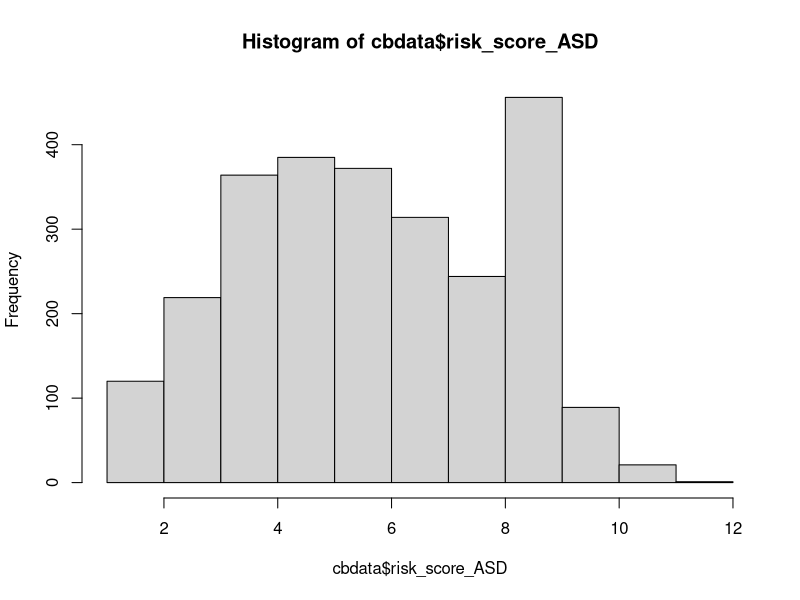
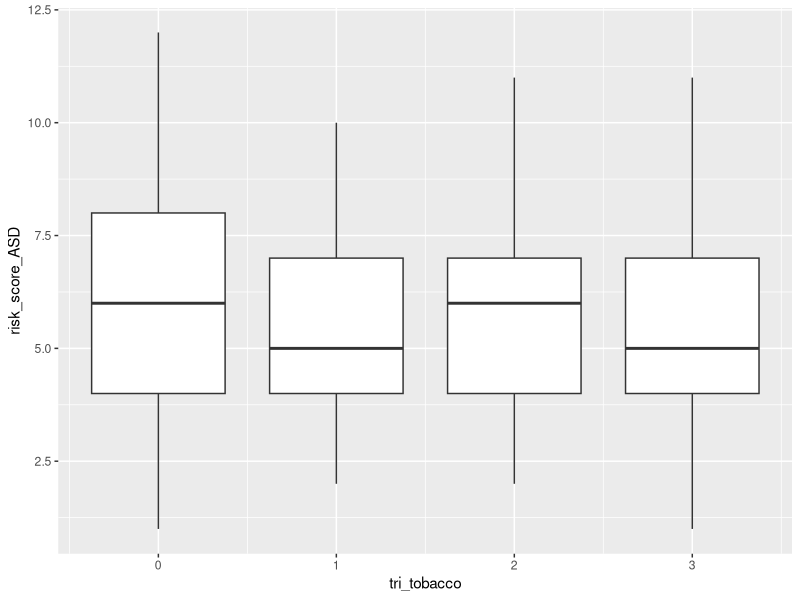
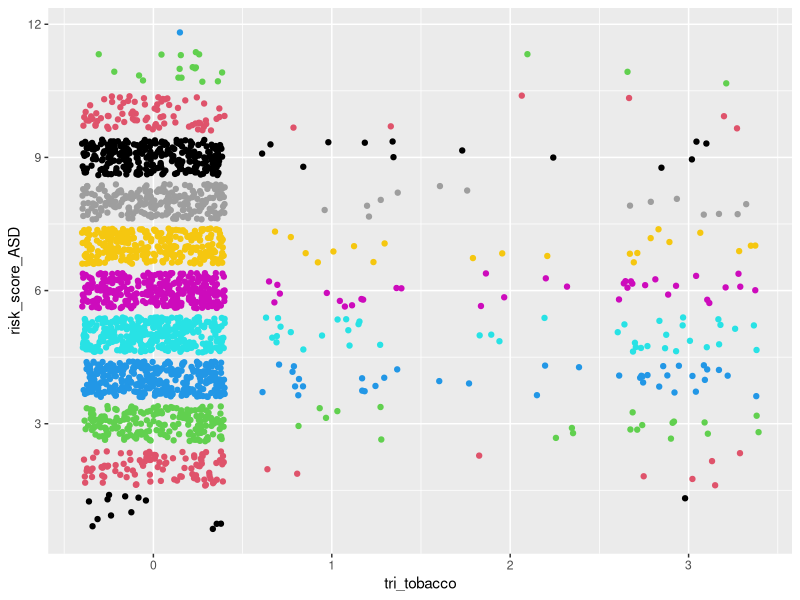
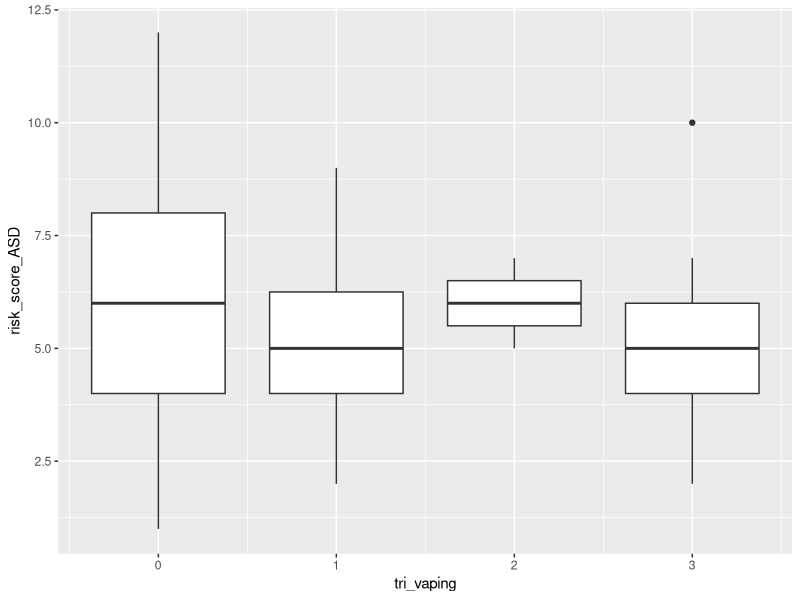
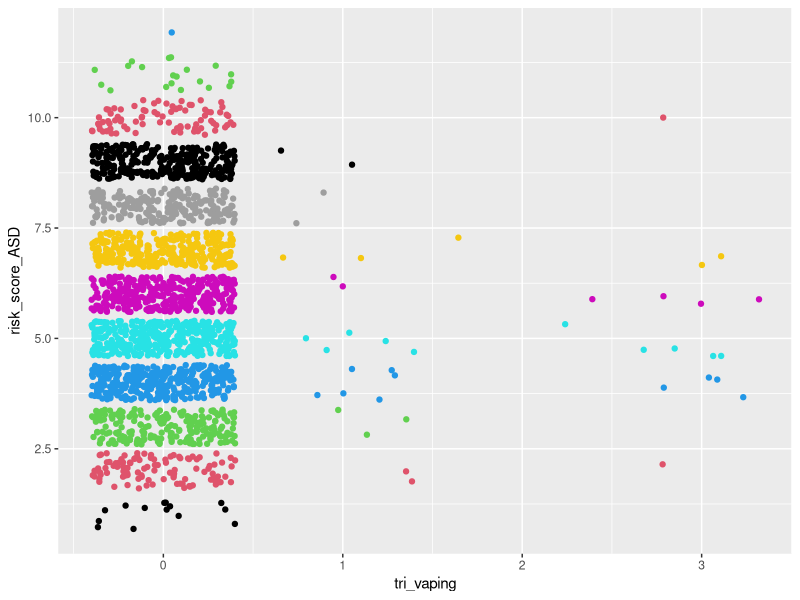
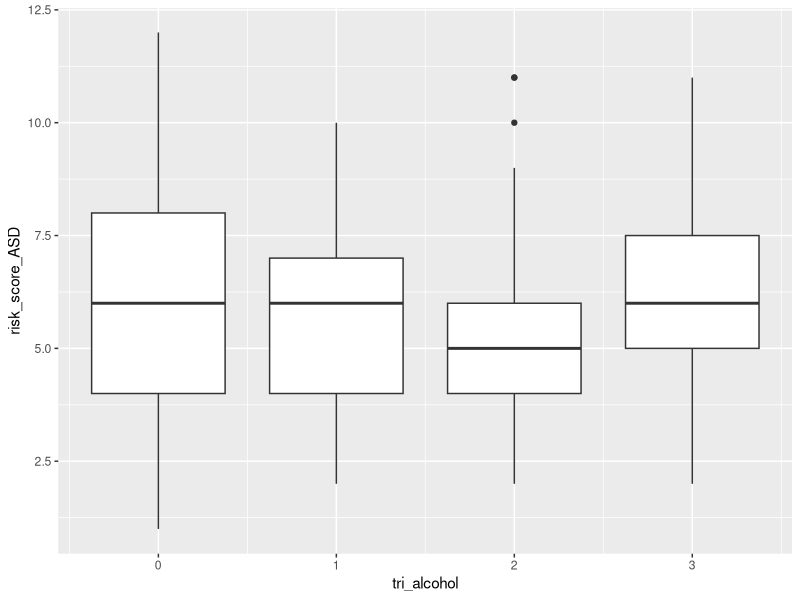
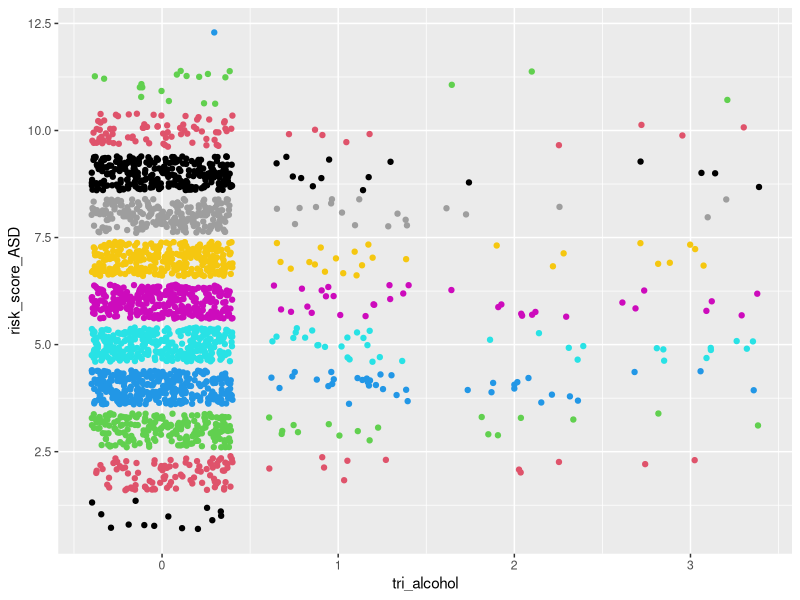
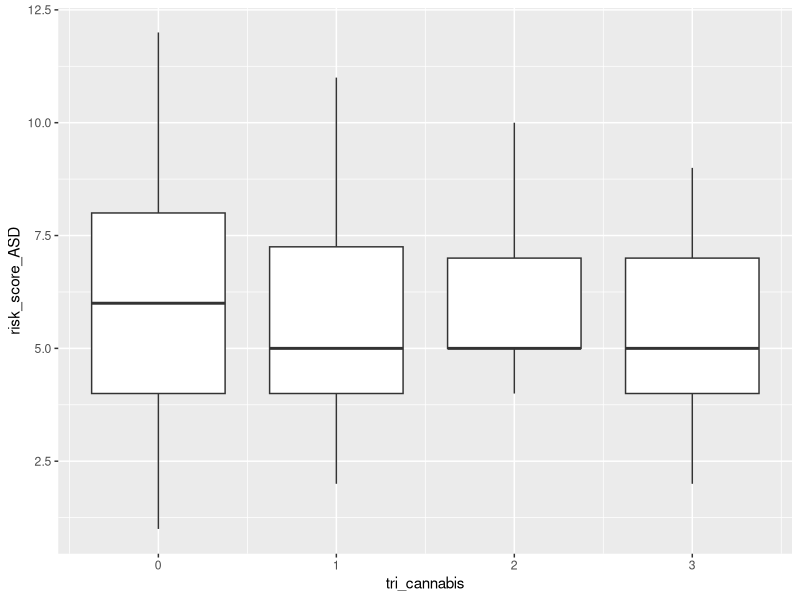

The R source for these figures, in order:
## ---- chunk 1
#load packages
library(readr)
library(dplyr)
library(stringr)
## ---- chunk 2
#load data
cbdata <- read_csv("ChatterBabyData.csv")
## ---- chunk 3
mean(cbdata$risk_score_ASD)
var(cbdata$risk_score_ASD)
hist(cbdata$risk_score_ASD)
## ---- chunk 4
which(colnames(cbdata) == "mat_dep"):which(colnames(cbdata) == "momfever")
cbdata[,c(109:116)][is.na(cbdata[,c(109:116)])] <- 0

cbdata$art[is.na(cbdata$art)] <- 0 
cbdata$asd_genetic[is.na(cbdata$asd_genetic)] <- 0 

#fix some NA's in totalpregnancies by setting to number of live births
cbdata$totalpregnancies[which(is.na(cbdata$totalpregnancies) == TRUE & is.na(cbdata$momlivebirths) == FALSE)] <- 
cbdata$momlivebirths[which(is.na(cbdata$totalpregnancies) == TRUE & is.na(cbdata$momlivebirths) == FALSE)]

#fix some NA's in totalpregnancies by setting to 1 if no siblings and not adopted
cbdata$totalpregnancies[which(is.na(cbdata$totalpregnancies) == TRUE & cbdata$birthordertotal == 0 & cbdata$adoption == 0)] <- 1

# set live births to number of total pregnancies 
# if number of total pregnancies = number of total siblings + 1(baby)
# so as to not include miscarriages
cbdata$momlivebirths[which((is.na(cbdata$momlivebirths) == TRUE) &
                           (cbdata$totalpregnancies == (cbdata$birthordertotal + 1)))] <-
  cbdata$totalpregnancies[which((is.na(cbdata$momlivebirths) == TRUE) & 
                                (cbdata$totalpregnancies == (cbdata$birthordertotal + 1)))]

# set live births to number of total pregnancies 
# if number of total pregnancies = number of full siblings + 1(baby) 
# so as to not include miscarriages (where birthordertotal = 0 because of NA in olderhalfsiblings)
cbdata$momlivebirths[which((is.na(cbdata$momlivebirths) == TRUE) &
                           (cbdata$totalpregnancies == (cbdata$numberfullsiblings + 1)))] <-
  cbdata$totalpregnancies[which((is.na(cbdata$momlivebirths) == TRUE) & 
                                (cbdata$totalpregnancies == (cbdata$numberfullsiblings + 1)))]

# set live births to number of full siblings + 1
# if number of total pregnancies > number of full siblings and 
# number of older half siblings = 0 so as to not include children only from father and miscarriages
cbdata$momlivebirths[which((is.na(cbdata$momlivebirths) == TRUE) & 
                           (cbdata$totalpregnancies > cbdata$numberfullsiblings) &
                           cbdata$olderhalfsiblings == 0 )] <-
  cbdata$numberfullsiblings[which((is.na(cbdata$momlivebirths) == TRUE) & 
                                  (cbdata$totalpregnancies > cbdata$numberfullsiblings) &
                                  cbdata$olderhalfsiblings == 0 )] + 1
## ---- chunk 5
# classify as post partum psychosis
cbdata <- cbdata %>% mutate(maternalpregnancyproblems___20 = replace(maternalpregnancyproblems___20, maternalpregnancyproblems_other == "post partum anxiety" | maternalpregnancyproblems_other == "Post partum anxiety" | maternalpregnancyproblems_other == "Post-partum anxiety" | maternalpregnancyproblems_other == "Postpartum hemorrhaging" | maternalpregnancyproblems_other == "Perinatal anxiety",1))
cbdata <- cbdata %>% mutate(maternalpregnancyproblems_other = replace(maternalpregnancyproblems_other, maternalpregnancyproblems_other == "post partum anxiety" | maternalpregnancyproblems_other == "Post partum anxiety" | maternalpregnancyproblems_other == "Post-partum anxiety" | maternalpregnancyproblems_other == "Postpartum hemorrhaging" | maternalpregnancyproblems_other == "Perinatal anxiety", NA ))

# classify as Chorioamnionitis 
cbdata <- cbdata %>% mutate(maternalpregnancyproblems___21 = replace(maternalpregnancyproblems___21, maternalpregnancyproblems_other == "Chorioamnionitis", 1))
cbdata <- cbdata %>% mutate(maternalpregnancyproblems_other = replace(maternalpregnancyproblems_other, maternalpregnancyproblems_other == "Chorioamnionitis", NA))

# classify as bleeding
cbdata <- cbdata %>% mutate(maternalpregnancyproblems___14 = replace(maternalpregnancyproblems___14, maternalpregnancyproblems_other == "Unusual pain in the abdomen, stress, miscarriage probability, bleeding.", 1))
cbdata <- cbdata %>% mutate(maternalpregnancyproblems_other = replace(maternalpregnancyproblems_other, maternalpregnancyproblems_other == "Unusual pain in the abdomen, stress, miscarriage probability, bleeding.", NA))

# classify as preterm labor
cbdata <- cbdata %>% mutate(maternalpregnancyproblems___11 = replace(maternalpregnancyproblems___11, maternalpregnancyproblems_other == "Early contractions with diction starting at 30 weeks. I received steroid shot to develop baby's lungs faster.", 1))
cbdata <- cbdata %>% mutate(maternalpregnancyproblems_other = replace(maternalpregnancyproblems_other, maternalpregnancyproblems_other == "Early contractions with diction starting at 30 weeks. I received steroid shot to develop baby's lungs faster.", NA))

# classify as History of recurrent miscarriage/ recurrent pregnancy loss 
cbdata <- cbdata %>% mutate(maternalpregnancyproblems___10 = replace(maternalpregnancyproblems___10, maternalpregnancyproblems_other == "Prior full term stillbirth; had double nuchal cord resulting in emergent csection at 36 weeks", 1))
cbdata <- cbdata %>% mutate(maternalpregnancyproblems_other = replace(maternalpregnancyproblems_other, maternalpregnancyproblems_other == "Prior full term stillbirth; had double nuchal cord resulting in emergent csection at 36 weeks", NA))

# classify as hypertension
cbdata <- cbdata %>% mutate(maternalpregnancyproblems___9 = replace(maternalpregnancyproblems___9, maternalpregnancyproblems_other == "Protein in urine day of induction and hypertension only at 38 weeks" | maternalpregnancyproblems_other == "Mild hypertension at 37 weeks", 1))
cbdata <- cbdata %>% mutate(maternalpregnancyproblems_other = replace(maternalpregnancyproblems_other, maternalpregnancyproblems_other == "Protein in urine day of induction and hypertension only at 38 weeks"| maternalpregnancyproblems_other == "Mild hypertension at 37 weeks", 1))

# classify as 13, Placental abruption
cbdata <- cbdata %>% mutate(maternalpregnancyproblems___13 = replace(maternalpregnancyproblems___13, maternalpregnancyproblems_other == "Calcified placenta" | maternalpregnancyproblems_other == "Placenta calcification" | maternalpregnancyproblems_other == "Placenta hematoma" | maternalpregnancyproblems_other == "placental aging" | maternalpregnancyproblems_other == "Underperfusion placenta" , 1))
cbdata <- cbdata %>% mutate(maternalpregnancyproblems_other = replace(maternalpregnancyproblems_other, maternalpregnancyproblems_other == "Calcified placenta" | maternalpregnancyproblems_other == "Placenta calcification" | maternalpregnancyproblems_other == "Placenta hematoma" | maternalpregnancyproblems_other == "placental aging"| maternalpregnancyproblems_other == "Underperfusion placenta", NA))

# Get rid of the column 
cbdata$maternalpregnancyproblems_other <- NULL
## ---- chunk 6
# Convert all Mom Trauma NA's to 0: 
cbdata$mom_trauma[is.na(cbdata$mom_trauma)] <- 0 
## ---- chunk 7
# Getting rid of column
cbdata$mat_mental_health_other = NULL
# Cleaning that can be put into other columns
cbdata[c(216, 520, 598, 1089),115] = 1
cbdata[240,83] = 1
cbdata[499,85] = 1
cbdata[c(1683, 2245), 111] = 1

# Multiple entries for one person
cbdata[912, c(227, 232)] = 1
cbdata[915, c(228, 231, 232)] = 1
cbdata[1667, c(112, 231)] = 1
cbdata[2579, c(112, 113, 230, 231)] = 1
cbdata[c(76, 2501), c(111, 112)] = 1
## ---- chunk 8
cbdata %>% mutate(mathealth_count = matmentalhealth___1 + matmentalhealth___2 + matmentalhealth___3 + matmentalhealth___4 + matmentalhealth___5 + matmentalhealth___6 + matmentalhealth___7)
## ---- chunk 9
# Cutting off Baby Age at 5 years old
cbdata$babyage = ifelse(cbdata$babyage <= 1825, cbdata$babyage, NA)
## ---- chunk 10
predata <- cbdata %>% select(babyage, momsdeliveryage, momsedu, sex, art, artmethod___1,
                          artmethod___7, artmethod___6, artmethod___2, artmethod___3,
                          artmethod___4, artmethod___5, mom_trauma,
                          maternalpregnancyproblems___1, maternalpregnancyproblems___2,
                          maternalpregnancyproblems___3, maternalpregnancyproblems___15,
                          maternalpregnancyproblems___21, maternalpregnancyproblems___16,
                          maternalpregnancyproblems___4, maternalpregnancyproblems___5,
                          maternalpregnancyproblems___6, maternalpregnancyproblems___7,
                          maternalpregnancyproblems___8, maternalpregnancyproblems___9,
                          maternalpregnancyproblems___10, maternalpregnancyproblems___11,
                          maternalpregnancyproblems___12, maternalpregnancyproblems___13,
                          maternalpregnancyproblems___14, maternalpregnancyproblems___17,
                          maternalpregnancyproblems___19, maternalpregnancyproblems___20,
                          maternalpregnancyproblems___18,
                          matmentalhealth___1, matmentalhealth___2, matmentalhealth___3,
                          matmentalhealth___4, matmentalhealth___5, matmentalhealth___6,
                          matmentalhealth___7, mat_dep, mat_anx,
                          mat_ocd, mat_bp, mat_adhd, mat_pssd, momfever, whenfever___1,
                          whenfever___2, whenfever___3, tobacco_pregnancy_when___1,
                          tobacco_pregnancy_when___2, tobacco_pregnancy_when___3,
                          vaping_pregnancy___1, vaping_pregnancy___2, vaping_pregnancy___3,
                          alcohol_pregnancy_when___1, alcohol_pregnancy_when___2,
                          alcohol_pregnancy_when___3, cannabis_pregnancy_when___1,
                          cannabis_pregnancy_when___2, cannabis_pregnancy_when___3,
                          stimulants_pregnancy_when___1, stimulants_pregnancy_when___2,
                          stimulants_pregnancy_when___3, opioids_pregnancy_when___1,
                          opioids_pregnancy_when___2, opioids_pregnancy_when___3,
                          psychoactive_pregnancy___1, psychoactive_pregnancy___2,
                          psychoactive_pregnancy___3, delivery, momlivebirths,
                          totalpregnancies, maternalproblems1, asd1, deaf1, ddfamily1,
                          szbpfamily1, risk_score_ASD) 
## ---- chunk 11
# filter out age and live births outliers
predata <- predata %>% filter(momlivebirths != 10 & momsdeliveryage != 12 | momlivebirths != 10 & momsdeliveryage != 18)
summary(predata)
## ---- chunk 12
# resulting columns are total number of trimesters drug was used
predata$tri_tobacco = rowSums(predata[,52:54])
predata$tri_vaping = rowSums(predata[,55:57])
predata$tri_alcohol = rowSums(predata[,58:60])
predata$tri_cannabis = rowSums(predata[,61:63])
predata$tri_stimulants = rowSums(predata[,64:66])
predata$tri_opioids = rowSums(predata[,67:69])
predata$tri_psychoactives = rowSums(predata[,70:72])

# getting rid of "when drug" columns
predata[,52:72] = NULL
## ---- chunk 13
ifelse(cbdata$mat_adhd==3, NA, cbdata$mat_adhd)
ifelse(cbdata$mat_dep==3, NA, cbdata$mat_dep)
ifelse(cbdata$mat_anx==3, NA, cbdata$mat_anx)
ifelse(cbdata$mat_ocd==3, NA, cbdata$mat_ocd)
ifelse(cbdata$mat_bp==3, NA, cbdata$mat_bp)
ifelse(cbdata$mat_pssd==3, NA, cbdata$mat_pssd)
ifelse(cbdata$mat_other==3, NA, cbdata$mat_other)
## ---- chunk 14
library(ggplot2)

ggplot(predata, aes(x = tri_tobacco, y = risk_score_ASD, group = tri_tobacco)) + geom_boxplot()
ggplot(predata, aes(x = tri_tobacco, y = risk_score_ASD)) + geom_jitter(color = predata$risk_score_ASD)

ggplot(predata, aes(x = tri_vaping, y = risk_score_ASD, group = tri_vaping)) + geom_boxplot()
ggplot(predata, aes(x = tri_vaping, y = risk_score_ASD)) + geom_jitter(color = predata$risk_score_ASD)

ggplot(predata, aes(x = tri_alcohol, y = risk_score_ASD, group = tri_alcohol)) + geom_boxplot()
ggplot(predata, aes(x = tri_alcohol, y = risk_score_ASD)) + geom_jitter(color = predata$risk_score_ASD)

ggplot(predata, aes(x = tri_cannabis, y = risk_score_ASD, group = tri_cannabis)) + geom_boxplot()
ggplot(predata, aes(x = tri_cannabis, y = risk_score_ASD)) + geom_jitter(color = predata$risk_score_ASD)

ggplot(predata, aes(x = tri_stimulants, y = risk_score_ASD, group = tri_stimulants)) + geom_boxplot()
ggplot(predata, aes(x = tri_stimulants, y = risk_score_ASD)) + geom_jitter(color = predata$risk_score_ASD)

ggplot(predata, aes(x = tri_opioids, y = risk_score_ASD, group = tri_opioids)) + geom_boxplot()
ggplot(predata, aes(x = tri_opioids, y = risk_score_ASD)) + geom_jitter(color = predata$risk_score_ASD)

ggplot(predata, aes(x = tri_psychoactives, y = risk_score_ASD, group = tri_psychoactives)) + geom_boxplot()
ggplot(predata, aes(x = tri_psychoactives, y = risk_score_ASD)) + geom_jitter(color = predata$risk_score_ASD)
## ---- chunk 15
library(corrplot)

var1 <- c("matmentalhealth___1", "matmentalhealth___2", "matmentalhealth___3", "matmentalhealth___4", "matmentalhealth___5", "matmentalhealth___6")
predata1 <- predata[ ,var1]
corrmat <- round(cor(predata1), 4)
corrplot(corrmat)
